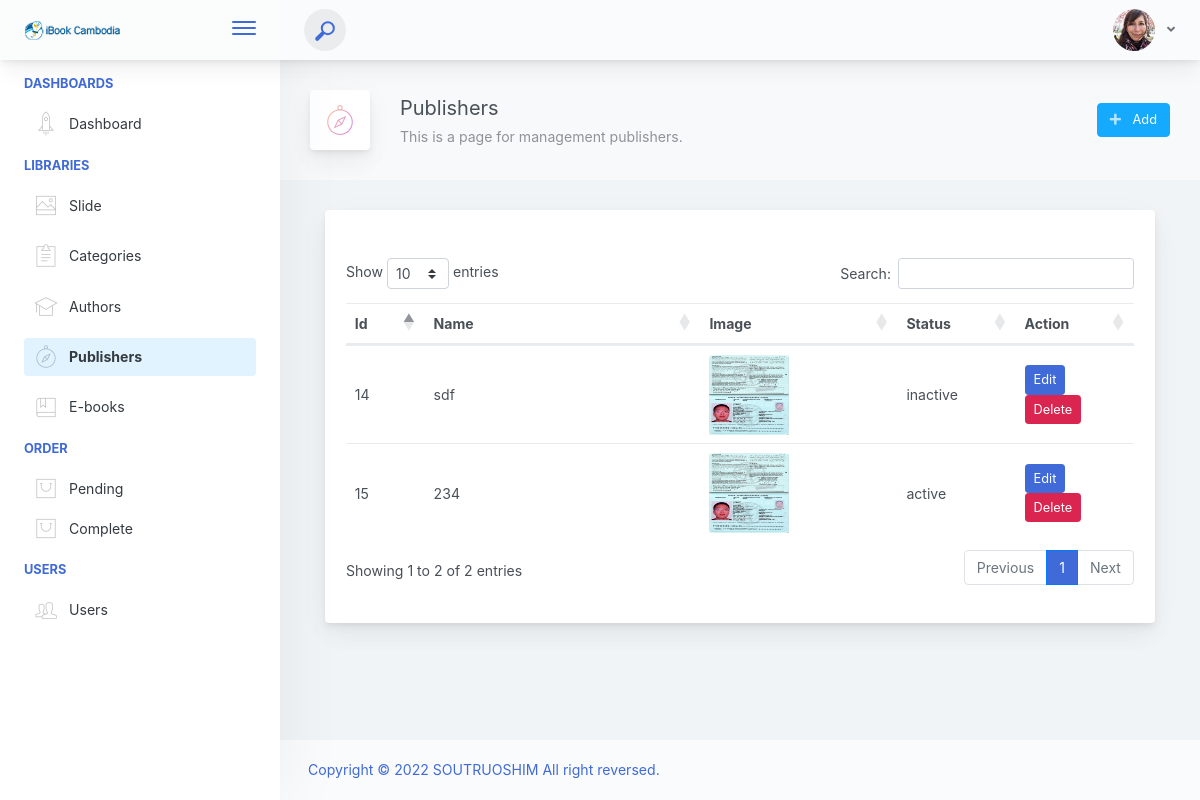
Page /admin/publisher/publishers.php on the committed database.
### tables this page shows
CREATE TABLE IF NOT EXISTS `publishers` (
  `id` bigint(20) UNSIGNED NOT NULL AUTO_INCREMENT,
  `title` varchar(191) DEFAULT NULL,
  `slug` varchar(191) DEFAULT NULL,
  `image` varchar(200) DEFAULT NULL,
  `status` enum('active','inactive') NOT NULL,
  `created_at` timestamp NULL DEFAULT CURRENT_TIMESTAMP,
  `updated_at` timestamp NULL DEFAULT NULL,
  PRIMARY KEY (`id`)
);

### objects/publisher.php (called while the page is built, shortened)
<?php
class Publisher
{
    private $conn;
    private $table_name = "publishers";
    public function __construct($db)
    {
        $this->conn = $db;
    }
    public function readAll()
    {
        $query = "SELECT
                *
            FROM
                " . $this->table_name . "
            ORDER BY
                id DESC";
        $stmt = $this->conn->prepare($query);
        $stmt->execute();
        return $stmt;
    }
}

### admin/publisher/publishers.php (the view, shortened to what this page needs)
<?php
   include("../inc/header.php");
    include(__DIR__ . "/../../objects/publisher.php");
?>
<div class="app-page-title">
    <div class="page-title-wrapper">
        <div class="page-title-heading">
            <div class="page-title-icon">
            <i class="pe-7s-compass icon-gradient bg-mean-fruit">
                </i>
            </div>
            <div>Publishers
                <div class="page-title-subheading">This is a page for management publishers.
                </div>
            </div>
        </div>
        <div class="page-title-actions">
            <div class="d-inline-block dropdown">
                <a type="button" class="btn-shadow btn btn-info" href="../publisher/add_publisher.php" >
                    <span class="btn-icon-wrapper pr-2 opacity-7">
                        <i class="fa fa-plus fa-w-20"></i>
                    </span>
                    Add
                </a>
            </div>
        </div>
    </div>
</div>
            <div class="content-wrap">
                <div class="container-fluid">
                <div class="main-card mb-3 card">
                 <div class="card-body"><h5 class="card-title"></h5>
                <div class="row">
                        <div class="col-md-12 p-3">
                            <table class="table" id="tbl_publisher">
                                <thead>
                                    <tr>
                                        <th scope="col" width = "10%">Id</th>
                                        <th scope="col" width = "35%">Name</th>
                                        <th scope="col" width = "25%">Image</th>
                                        <th scope="col" width = "15%">Status</th>
                                        <th scope="col" width = "15%">Action</th>
                                    </tr>
                                </thead>
                                <tbody>
                                    <?php
                                       $database = new Database();
                                       $db = $database->getConnection();
                                       $publisher = new Publisher($db);
                                       $stmt = $publisher->readAll();
                                    ?>
                                    <?php while ($row = $stmt->fetch(PDO::FETCH_ASSOC)) {
                                        $id = $row['id']; ?>
                                        <tr>
                                            <td><?php echo $row['id']; ?></td>
                                            <td><?php echo $row['title']; ?></td>
                                            <td><img src="<?= '../../upload/images/publisher/'.$row['image'] ?>" width="80" height="80"/> </td>
                                            <td><?php echo $row['status']; ?></td>
                                            <td>
                                                <form method="POST" action="queries/delete_publisher.php">
                                                    <a href="edit_publisher.php?id=<?php echo $row['id']; ?>" type="button" class="btn btn-primary btn-sm">Edit</a>
                                                    <a delete-id='<?= $id ?>' class='btn btn-danger text-white btn-sm delete-object' type="button">Delete</a>
                                                </form>
                                            </td>
                                        </tr>
                                    <?php } ?>
                              </tbody>
                            </table>
                        </div>
                    </div>
                </div>
                </div>
                </div>
            </div>
<?php
   include("../inc/footer.php");
?>

### rows in the picture
publishers: id "15", title "234", image (picture), status "active"
publishers: id "14", title "sdf", image (picture), status "inactive"
